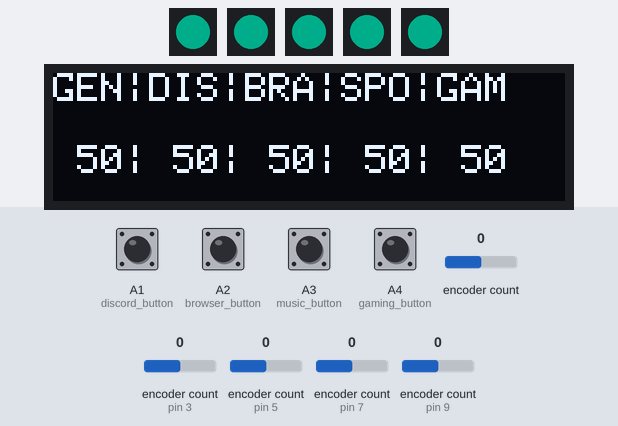
Recording of a sketch running on a simulated Arduino Nano, built with avr-gcc and run on an emulated ATmega328P. On the bench: 5 × 1 RGB LEDs in strip order, left to right, 128×32 one-colour display. Inputs (shaded band) come from the test bench; at power-on: A1 (discord_button), A2 (browser_button), A3 (music_button), A4 (gaming_button) HIGH, encoder count 0, encoder count (sensors on pin 3, pin 5, pin 7, pin 9) 0. Dim RGB values are drawn brighter than linear; what the sketch prints to the serial monitor is not drawn.

Above: at 1.2 s.
1.3 s: encoder count (sensor 0) set to 1
At 2.2 s:
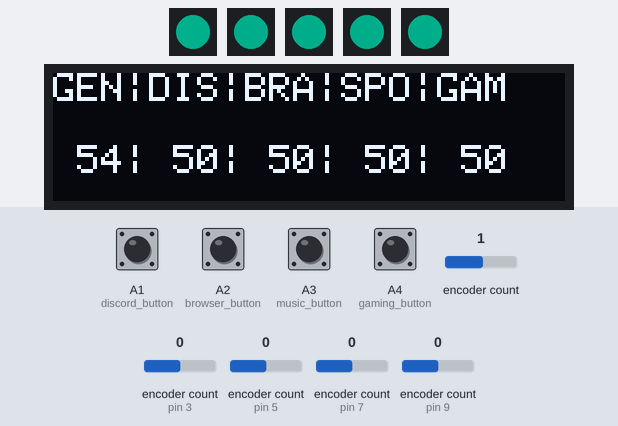
2.8 s: A1 (discord_button) pulled LOW for 0.15 s
At 4.0 s:
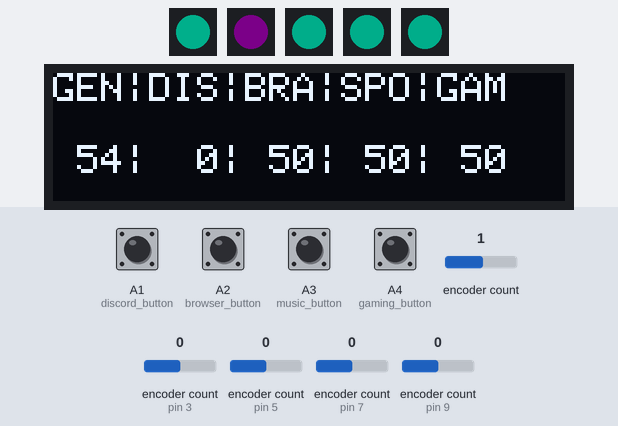
4.4 s: A4 (gaming_button) pulled LOW for 0.15 s
At 4.9 s:
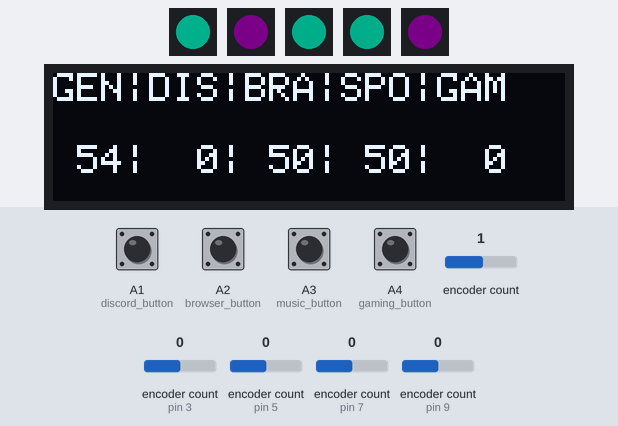
6.0 s: A2 (browser_button) pulled LOW for 0.15 s
At 6.6 s:
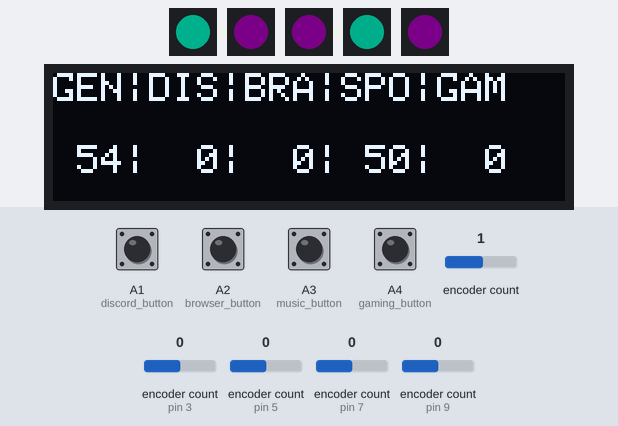
7.6 s: A3 (music_button) pulled LOW for 0.15 s
At 8.2 s:
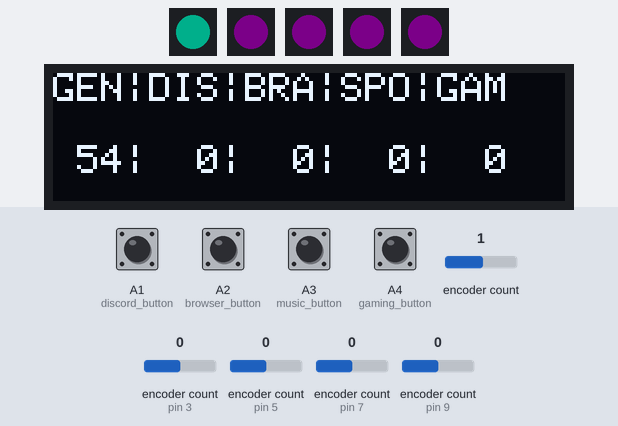
9.2 s: A1 (discord_button) pulled LOW for 1 s
At 10.7 s:
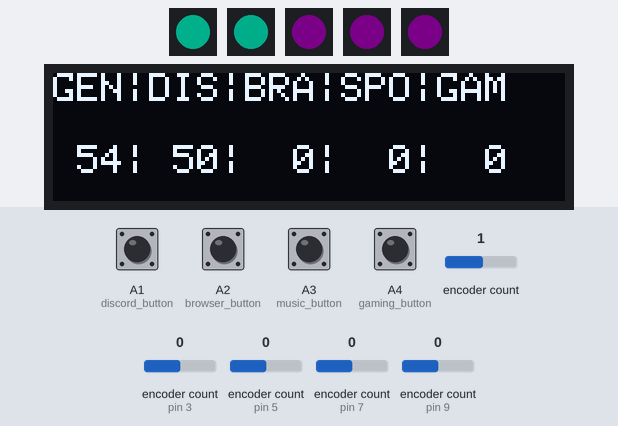
Timing chart, 0 to 12.2 s (numbered marks = the images above; inputs shaded):
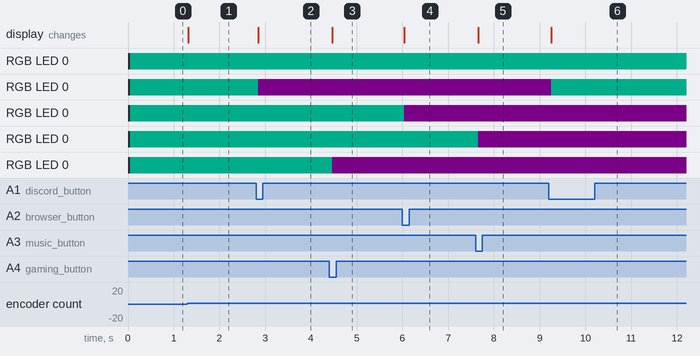

The sketch:

deej_encoders_5_knobs.ino
```cpp
#include <Encoder.h>
#include <Adafruit_NeoPixel.h>

#include <SPI.h>
#include <Wire.h>
#include <Adafruit_GFX.h>
#include <Adafruit_SSD1306.h>

#define SCREEN_WIDTH 128
#define SCREEN_HEIGHT 32

#define OLED_RESET -1
Adafruit_SSD1306 display(SCREEN_WIDTH, SCREEN_HEIGHT, &Wire, OLED_RESET);

const int NUM_KNOBS = 5;

Adafruit_NeoPixel led_master(1, A5, NEO_GRB + NEO_KHZ800);
Adafruit_NeoPixel led_discord(1, A6, NEO_GRB + NEO_KHZ800);
Adafruit_NeoPixel led_browser(1, 13, NEO_GRB + NEO_KHZ800);
Adafruit_NeoPixel led_music(1, 14, NEO_GRB + NEO_KHZ800);
Adafruit_NeoPixel led_gaming(1, 2, NEO_GRB + NEO_KHZ800);

int analog_knob_values[NUM_KNOBS];
Encoder knob_master(0, 1);
Encoder knob_discord(3, 4);
Encoder knob_browser(5, 6);
Encoder knob_music(7, 8);
Encoder knob_gaming(9, 10);
int master_value, discord_value, browser_value, music_value, gaming_value;
int master_mute, discord_mute, browser_mute, music_mute, gaming_mute;
int master_debounce_time;

const int master_button = A0;
const int discord_button = A1;
const int browser_button = A2;
const int music_button = A3;
const int gaming_button = A4;

const int max_value = 100;

unsigned long last_debounce_time = 0;
unsigned long debounce_delay = 175;

int master_state = 0;
int discord_state = 0;
int browser_state = 0;
int music_state = 0;
int gaming_state = 0;

void setup() {
  Serial.begin(9600);

  pinMode(master_button, INPUT_PULLUP);
  pinMode(discord_button, INPUT_PULLUP);
  pinMode(browser_button, INPUT_PULLUP);
  pinMode(music_button, INPUT_PULLUP);
  pinMode(gaming_button, INPUT_PULLUP);

  analog_knob_values[0] = 500;
  knob_master.write(50);
  analog_knob_values[1] = 500;
  knob_discord.write(50);
  analog_knob_values[2] = 500;
  knob_browser.write(50);
  analog_knob_values[3] = 500;
  knob_music.write(50);
  analog_knob_values[4] = 500;
  knob_gaming.write(50);

  master_mute = 0;
  discord_mute = 0;
  browser_mute = 0;
  music_mute = 0;
  gaming_mute = 0;

  led_master.begin();
  led_master.clear();
  led_discord.begin();
  led_discord.clear();
  led_browser.begin();
  led_browser.clear();
  led_music.begin();
  led_music.clear();
  led_gaming.begin();
  led_gaming.clear();

  if (!display.begin(SSD1306_SWITCHCAPVCC, 0x3C)) { // Address 0x3C for 128x32
    Serial.println(F("SSD1306 allocation failed"));
    for (;;);
  }
}

void loop() {
  master_value = knob_master.read();
  discord_value = knob_discord.read();
  browser_value = knob_browser.read();
  music_value = knob_music.read();
  gaming_value = knob_gaming.read();

  check_buttons();
  check_encoders();
  send_knob_values();

  led_master.show();
  led_discord.show();
  led_browser.show();
  led_music.show();
  led_gaming.show();


  display.clearDisplay();
  display.setTextColor(SSD1306_WHITE);
  display.setTextSize(1);
  display.setRotation(2);

  display.setCursor(0,0);
  display.print("GEN");
  display.print("|");
  display.print("DIS");
  display.print("|");
  display.print("BRA");
  display.print("|");
  display.print("SPO");
  display.print("|");
  display.print("GAM");

  display.setCursor(0,18);
  for (int i =0; i < NUM_KNOBS; i++) {
    if (analog_knob_values[i]/10 == 100) {
    }
    else if (analog_knob_values[i]/10 < 10) {
      display.print("  ");
    }
    else {
      display.print(" ");
    };
    display.print(analog_knob_values[i]/10);
    if (i != 4) {
    display.print("|");
    }
  };


  display.display();
}

void send_knob_values() {
  String built_string = String("");

  for (int i = 0; i < NUM_KNOBS; i++) {
    built_string += String((int)analog_knob_values[i]);

    if (i < NUM_KNOBS - 1) {
      built_string += String("|");
    }
  }
  Serial.println(built_string);

}

void check_buttons(){
  if (digitalRead(master_button) == 0 && master_state == 0){
    master_mute = !master_mute;
    master_state = 1;
    delay(25);
  }
  if (digitalRead(master_button)==1){
    master_state = 0;
  }

  if (digitalRead(discord_button) == 0 && discord_state == 0){
    discord_mute = !discord_mute;
    discord_state = 1;
    delay(25);
  }
  if (digitalRead(discord_button)==1){
    discord_state = 0;
  }

  if (digitalRead(browser_button) == 0 && browser_state == 0){
    browser_mute = !browser_mute;
    browser_state = 1;
    delay(25);
  }
  if (digitalRead(browser_button)==1){
    browser_state = 0;
  }

  if (digitalRead(music_button) == 0 && music_state == 0){
    music_mute = !music_mute;
    music_state = 1;
    delay(25);
  }
  if (digitalRead(music_button)==1){
    music_state = 0;
  }

  if (digitalRead(gaming_button) == 0 && gaming_state == 0){
    gaming_mute = !gaming_mute;
    gaming_state = 1;
    delay(25);
  }
  if (digitalRead(gaming_button)==1){
    gaming_state = 0;
  }
}

void check_encoders(){
  if (master_value > 0 && master_value < max_value && master_mute == 0){
    analog_knob_values[0] = master_value * 10;
    led_master.setPixelColor(0, 0, 255, 204);
    led_master.setBrightness(analog_knob_values[0] / 10);
  }
  else if (master_mute == 0 && (master_value > max_value || master_value == max_value)){
    analog_knob_values[0] = max_value * 10;
    knob_master.write(max_value);
    led_master.setPixelColor(0, 0, 136, 0);
    led_master.setBrightness(100);
  }
  else if (master_mute == 1){
    analog_knob_values[0] = 0;
    led_master.setPixelColor(0, 212, 0, 255);
    led_master.setBrightness(10);
  }
  else {
    analog_knob_values[0] = 0;
    knob_master.write(0);
    led_master.setPixelColor(0, 255, 0, 0);
    led_master.setBrightness(10);
  }

  if (discord_value > 0 && discord_value < max_value && discord_mute == 0){
    analog_knob_values[1] = discord_value * 10;
    led_discord.setPixelColor(0, 0, 255, 204);
    led_discord.setBrightness(analog_knob_values[1] / 10);
  }
  else if (discord_mute == 0 && (discord_value > max_value || discord_value == max_value)){
    analog_knob_values[1] = max_value * 10;
    knob_discord.write(max_value);
    led_discord.setPixelColor(0, 0, 136, 0);
    led_discord.setBrightness(100);
  }
  else if (discord_mute == 1){
    analog_knob_values[1] = 0;
    led_discord.setPixelColor(0, 212, 0, 255);
    led_discord.setBrightness(10);
  }
  else {
    analog_knob_values[1] = 0;
    knob_discord.write(0);
    led_discord.setPixelColor(0, 255, 0, 0);
    led_discord.setBrightness(10);
  }

  if (browser_value > 0 && browser_value < max_value && browser_mute == 0){
    analog_knob_values[2] = browser_value * 10;
    led_browser.setPixelColor(0, 0, 255, 204);
    led_browser.setBrightness(analog_knob_values[2] / 10);
  }
  else if (browser_mute == 0 && (browser_value > max_value || browser_value == max_value)){
    analog_knob_values[2] = max_value * 10;
    knob_browser.write(max_value);
    led_browser.setPixelColor(0, 0, 136, 0);
    led_browser.setBrightness(100);
  }
  else if (browser_mute == 1){
    analog_knob_values[2] = 0;
    led_browser.setPixelColor(0, 212, 0, 255);
    led_browser.setBrightness(10);
  }
  else {
    analog_knob_values[2] = 0;
    knob_browser.write(0);
    led_browser.setPixelColor(0, 255, 0, 0);
    led_browser.setBrightness(10);
  }

  if (music_value > 0 && music_value < max_value && music_mute == 0){
    analog_knob_values[3] = music_value * 10;
    led_music.setPixelColor(0, 0, 255, 204);
    led_music.setBrightness(analog_knob_values[3] / 10);
  }
  else if (music_mute == 0 && (music_value > max_value || music_value == max_value)){
    analog_knob_values[3] = max_value * 10;
    knob_music.write(max_value);
    led_music.setPixelColor(0, 0, 136, 0);
    led_music.setBrightness(100);
  }
  else if (music_mute == 1){
    analog_knob_values[3] = 0;
    led_music.setPixelColor(0, 212, 0, 255);
    led_music.setBrightness(10);
  }
  else {
    analog_knob_values[3] = 0;
    knob_music.write(0);
    led_music.setPixelColor(0, 255, 0, 0);
    led_music.setBrightness(10);
  }

  if (gaming_value > 0 && gaming_value < max_value && gaming_mute == 0){
    analog_knob_values[4] = gaming_value * 10;
    led_gaming.setPixelColor(0, 0, 255, 204);
    led_gaming.setBrightness(analog_knob_values[4] / 10);
  }
  else if (gaming_mute == 0 && (gaming_value > max_value || gaming_value == max_value)){
    analog_knob_values[4] = max_value * 10;
    knob_gaming.write(max_value);
    led_gaming.setPixelColor(0, 0, 136, 0);
    led_gaming.setBrightness(100);
  }
  else if (gaming_mute == 1){
    analog_knob_values[4] = 0;
    led_gaming.setPixelColor(0, 212, 0, 255);
    led_gaming.setBrightness(10);
  }
  else {
    analog_knob_values[4] = 0;
    knob_gaming.write(0);
    led_gaming.setPixelColor(0, 255, 0, 0);
    led_gaming.setBrightness(10);
  }
}
```

Measured:
- after the input at 1.3 s, RGB LED 0: RGB(0, 50, 40) → RGB(0, 54, 43) at once; the display: changes at once (image 1)
- after the input at 2.8 s, RGB LED 0: RGB(0, 50, 40) → RGB(9, 0, 10) after 0.05 s; the display: changes after 0.05 s (image 2)
- after the input at 4.4 s, RGB LED 0: RGB(0, 50, 40) → RGB(9, 0, 10) after 0.06 s; the display: changes after 0.06 s (image 3)
- after the input at 6.0 s, RGB LED 0: RGB(0, 50, 40) → RGB(9, 0, 10) after 0.05 s; the display: changes after 0.05 s (image 4)
- after the input at 7.6 s, RGB LED 0: RGB(0, 50, 40) → RGB(9, 0, 10) after 0.06 s; the display: changes after 0.06 s (image 5)
- after the input at 9.2 s, RGB LED 0: RGB(9, 0, 10) → RGB(0, 50, 40) after 0.06 s; the display: changes after 0.06 s (image 6)
